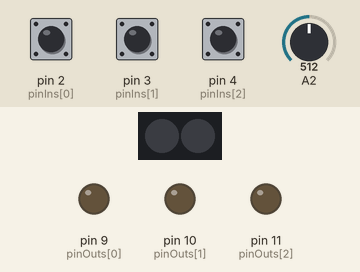
A sketch run on a simulated Arduino Uno, built with avr-gcc and run on an emulated ATmega328P. On the bench: 2 RGB LEDs in strip order, left to right, output pins drawn as LEDs (lit = HIGH). The test bench sets the inputs (shaded band); at power-on: pin 4 (pinIns[2]) HIGH, pin 2 (pinIns[0]) HIGH, pin 3 (pinIns[1]) HIGH, A2 = 512. Dim RGB values are drawn brighter than linear.

Above: at 2.7 s.
2.8 s: pin 4 (pinIns[2]) pulled LOW for 3.2 s
At 3.7 s:
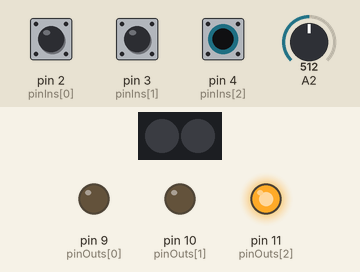
8.0 s: pin 2 (pinIns[0]) pulled LOW for 0.3 s
At 8.13 s:
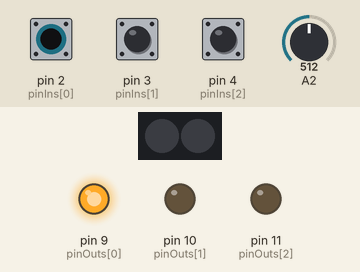
11.0 s: pin 3 (pinIns[1]) pulled LOW for 0.3 s
At 11.32 s:
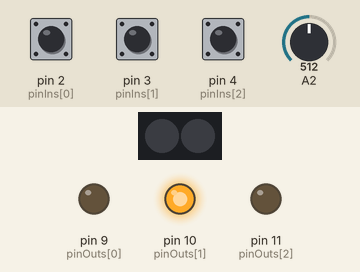
14.0 s: pin 4 (pinIns[2]) pulled LOW for 1 s
At 14.74 s:
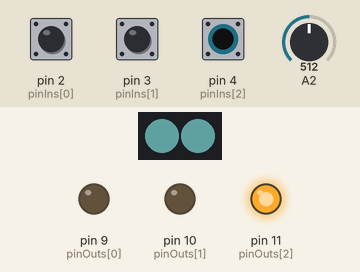
17.0 s: A2 set to 716
20.0 s: A2 set to 900
Timing chart, 0 to 24.0 s (numbered marks = the images above; inputs shaded):
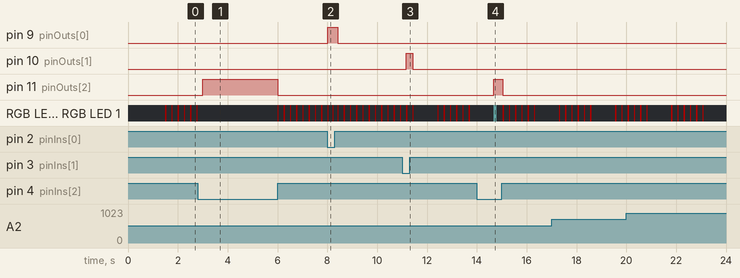

The sketch:

FastLEDwaveTrainB.ino
```cpp
/* Flash 2 neopixel LEDs at various brain wave entraining frequencies
    and colors; brightness adjusts with pot. v. B -- wherein he adds
    mode input switch for various freq and color sets
    Uses: FastLED, analogRead, map, setBrightness, rotary BCD switch input
    binary LED output, I/O pin arrays, switch/case, bitWrite/Read, digitalRead/Write
*/

#include "FastLED.h"
FASTLED_USING_NAMESPACE
// How many leds to control?
#define NUM_LEDS 2
#define BRIGHTNESS 12
#define DATA_PIN 15  // A1
#define LED_TYPE WS2812B
int brite = 0; // sets brightness from pot input during looping
// mode var sets flash freq and color, init/defaults to 0
byte mode = 0;   // variable's 8 bits (max) can be read from switches or other input
// then used to set n LEDs on/off to display int as binary
// could elim these arrays?
byte pinIns[] = {2, 3, 4};      // input pins for n bit binary switch
// binary display of mode is optional;
byte pinOuts[] = {9, 10, 11}; //  these are [0,1,2,n] output pins to LEDs
//  for 1s,2s,4s,8s; my 3 bit switch only goes 0-7

// 2 params control loop freq
byte liteOn;   // will never be > 254 ms, so changed in later v.'s
byte liteOff;
byte pulse;  // some cycling var, not used yet

// create leds object
CRGB leds[NUM_LEDS];

void setup()
{
  pinMode(2, INPUT_PULLUP);   // 1s -- digital pins read input from mode switch
  pinMode(3, INPUT_PULLUP); // 2s
  pinMode(4, INPUT_PULLUP);   // 4s
  // optional binary display of mode
  pinMode(9, OUTPUT);    // pins light LEDs, 9 = low bit, 10 = 2s, 11=4s
  pinMode(10, OUTPUT);   // could use loop to config I/O pins from arrays
  pinMode(11, OUTPUT);

  delay(1500);
  // Uncomment/edit one of the following lines for your led type
  // FastLED.addLeds<WS2811, DATA_PIN, RGB>(leds, NUM_LEDS);
  // FastLED.addLeds<WS2812, DATA_PIN, RGB>(leds, NUM_LEDS);

  FastLED.addLeds<LED_TYPE, DATA_PIN, GRB>(leds, NUM_LEDS);

  FastLED.setBrightness( BRIGHTNESS );

}  // end setup

void loop()
{
  static byte count = 0; // enables pulsing lites off every n flashes
  if (count == 6) count = 0; // never go above n
  // set bits of mode var from inputs, e.g. 3 bit rotary switch
  for (byte i = 0; i < sizeof(pinIns); i++)
  {
    boolean bitOn = digitalRead(pinIns[i]);  // switch pulls the pin low if it's closed
    bitWrite(mode, i, !bitOn);
  }

  // optional binary display mode var on n LEDs, low endian I/O
  for (byte i = 0; i < sizeof(pinOuts); i++) // or "; i < sizeof(pinOuts);"
  {
    digitalWrite(pinOuts[i], bitRead(mode, i));
  }
     // adjust brightness with pot
  brite = analogRead(A2);
  brite = map(brite, 1, 666, 1, 44); // map 0-3 v pot range to briteness
  FastLED.setBrightness(brite);

  // mode number sets lite freq, color, pulse rate
  switch (mode)  // byte can be used when int expected
  {
    case 0:  // red, 4/sec
      {
        liteOn = 50;
        liteOff = 200;
        leds[0] = CRGB::Red;
        leds[1] = CRGB::Red;
        break;
      }
    case 1:  // 5/sec
      {
        liteOn = 40;
        liteOff = 160;
        leds[0] = CRGB::Red;
        leds[1] = CRGB::Red;
        break;
      }
    case 2:  // 4/sec w/ pulse
      {
        liteOn = 50;
        liteOff = 200;
        leds[0] = 0xff0000;  // red
        leds[1] = 0xff0000;
        pulse = 3;
        break;
      }
    case 3:  // fast, white, 40/sec
      {
        liteOn = 5;
        liteOff = 20;
//        leds[0] = CRGB::White;
//        leds[1] = CRGB::White;
        leds[0] = 0x99ffff; // sl bluish
        leds[1] = 0x99ffff;
        break;
      }
    case 4:  // 50/sec
      {
        liteOn = 4;
        liteOff = 16;
        leds[0] = 0x99ffff; // sl bluish
        leds[1] = 0x99ffff;
        break;
      }
    case 5: // mode 3 w/ pulsing
      {
        liteOn = 5;
        liteOff = 20;
        leds[0] = 0x99ffff; // sl bluish
        leds[1] = 0x99ffff;
        pulse = 5;
        break;
      }
    default:
      {
        mode = 0;
        break;
      }
  }  // end switch /case

  FastLED.show();
  delay(liteOn);

  leds[0] = CRGB::Black;
  leds[1] = CRGB::Black;

  FastLED.show();

  delay(liteOff);

  if (count == 5 && pulse != 0)  // delay length of 3 loops
  {
    delay((liteOn+liteOff) * pulse);
  }

  count++;
}  // end loop
```

Measured:
- after the input at 2.8 s, pin 11 (pinOuts[2]): LOW → HIGH after 0.20 s, → LOW 3.0 s later
- after the input at 8.0 s, pin 9 (pinOuts[0]): LOW → HIGH at once, → LOW 0.40 s later
- after the input at 11.0 s, pin 10 (pinOuts[1]): LOW → HIGH after 0.17 s, → LOW 0.25 s later
- after the input at 14.0 s, pin 11 (pinOuts[2]): LOW → HIGH after 0.68 s, → LOW 0.37 s later
